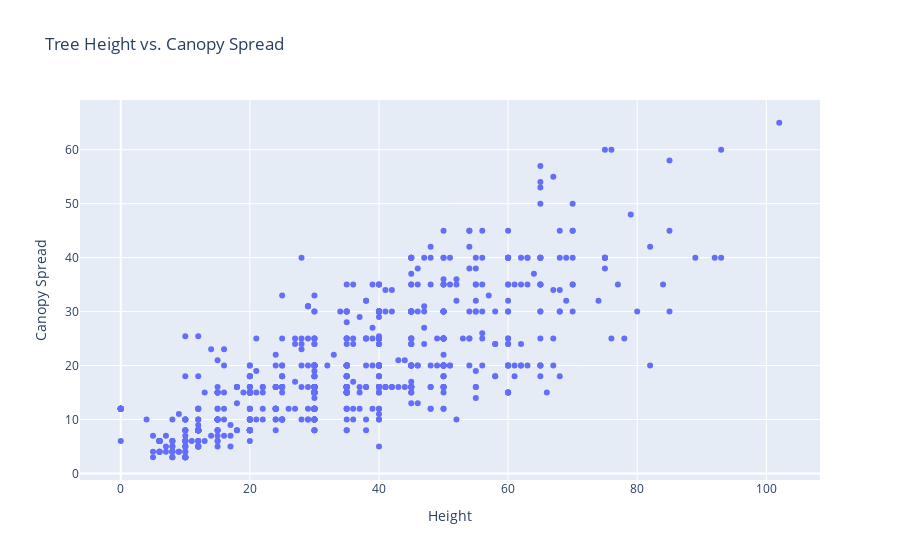

Notebook cell for this chart:
### Code cell
import plotly.express as px

fig = px.scatter(df, x="Height", y="Canopy Spread", title="Tree Height vs. Canopy Spread")
fig.show()

### Figure 1 — Plotly figure (JSON) as saved in the notebook; plotly's stock layout.template omitted (floating-point values rounded to 4 significant figures; data arrays with more than 128 entries replaced by an {"elided": "..."} marker saying what was removed)
{"data": [{"hovertemplate": "Height=%{x}<br>Canopy Spread=%{y}<extra></extra>", "legendgroup": "", "marker": {"color": "#636efa", "symbol": "circle"}, "mode": "markers", "name": "", "orientation": "v", "showlegend": false, "type": "scatter", "x": {"elided": "777 int values"}, "xaxis": "x", "y": {"elided": "777 float values"}, "yaxis": "y"}], "layout": {"legend": {"tracegroupgap": 0}, "title": {"text": "Tree Height vs. Canopy Spread"}, "xaxis": {"anchor": "y", "domain": [0, 1], "title": {"text": "Height"}}, "yaxis": {"anchor": "x", "domain": [0, 1], "title": {"text": "Canopy Spread"}}}}
